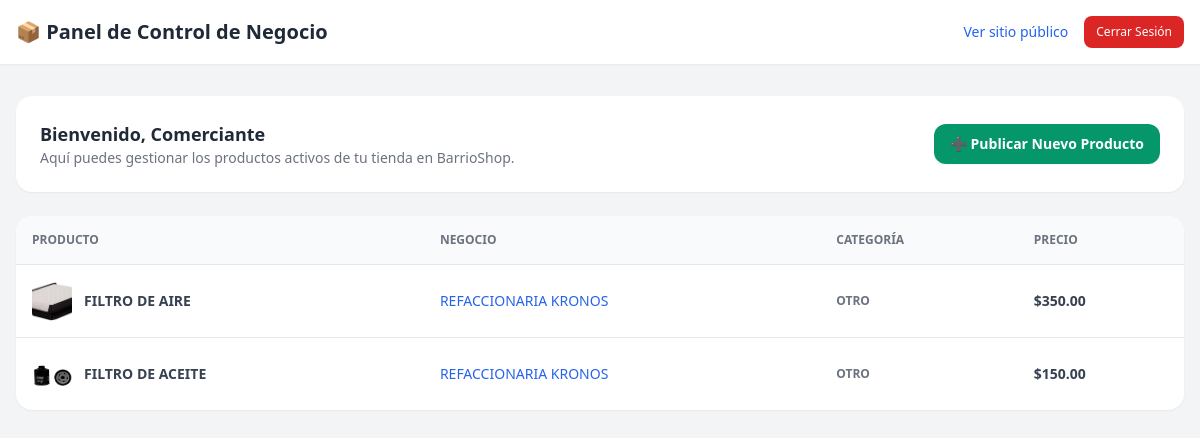
The page /dashboard/ (signed in) on the database its author committed.
### marketplace/models.py (models this page shows, shortened)
class Product(models.Model):
    CATEGORY_CHOICES = [
        ('abarrotes', 'Abarrotes'),
        ('refacciones', 'Refacciones y Autos'),
        ('comida', 'Comida y Antojitos'),
        ('servicios', 'Servicios y Oficios'),
        ('otro', 'Otro'),
    ]
    business = models.ForeignKey(Business, on_delete=models.CASCADE)
    name = models.CharField(max_length=100)
    description = models.TextField()
    price = models.DecimalField(max_digits=10, decimal_places=2)
    is_promo = models.BooleanField(default=False)
    promo_price = models.DecimalField(max_digits=10, decimal_places=2, null=True, blank=True)
    image = models.ImageField(upload_to='products/', null=True, blank=True)
    category = models.CharField(max_length=50, choices=CATEGORY_CHOICES, default='otro')

class Business(models.Model):
    name = models.CharField(max_length=100)
    description = models.TextField()
    whatsapp = models.CharField(max_length=20)
    address = models.CharField(max_length=255)
    latitude = models.FloatField()
    longitude = models.FloatField()

### marketplace/views.py (the view)
# urls.py: path('dashboard/', business_dashboard_view, name='business_dashboard'),
@login_required(login_url='business_login')
def business_dashboard_view(request):
    products = Product.objects.all()
    return render(request, 'marketplace/dashboard.html', {'products': products})

### marketplace/templates/marketplace/dashboard.html (shortened to what this page needs)
<!DOCTYPE html>
<html lang="es">
<head>
    <script src="https://cdn.tailwindcss.com"></script>
</head>
<body class="bg-gray-100 min-h-screen">
    <header class="bg-white shadow-sm">
        <div class="max-w-7xl mx-auto px-4 py-4 flex justify-between items-center">
            <h1 class="text-xl font-bold text-gray-800">📦 Panel de Control de Negocio</h1>
            <div class="flex items-center gap-4">
                <a href="{% url 'home' %}" class="text-sm text-blue-600 hover:underline">Ver sitio público</a>
                <a href="{% url 'business_logout' %}" class="text-xs bg-red-600 text-white px-3 py-2 rounded-lg font-medium hover:bg-red-700 transition">Cerrar Sesión</a>
            </div>
        </div>
    </header>
    <main class="max-w-7xl mx-auto px-4 py-8">
        <div class="bg-white p-6 rounded-2xl shadow-sm mb-6 flex justify-between items-center">
            <div>
                <h2 class="text-lg font-bold text-gray-800">Bienvenido, Comerciante</h2>
                <p class="text-sm text-gray-500">Aquí puedes gestionar los productos activos de tu tienda en BarrioShop.</p>
            </div>
            <a href="{% url 'add_product' %}" class="bg-emerald-600 hover:bg-emerald-700 text-white text-sm font-semibold px-4 py-2.5 rounded-xl transition shadow-sm">
                ➕ Publicar Nuevo Producto
            </a>
        </div>
        <div class="bg-white rounded-2xl shadow-sm overflow-hidden">
            <table class="w-full text-left border-collapse">
                <thead>
                    <tr class="bg-gray-50 border-b text-xs font-bold text-gray-500 uppercase">
                        <th class="p-4">Producto</th>
                        <th class="p-4">Negocio</th>
                        <th class="p-4">Categoría</th>
                        <th class="p-4">Precio</th>
                    </tr>
                </thead>
                <tbody class="divide-y text-sm text-gray-700">
                    {% for product in products %}
                    <tr>
                        <td class="p-4 font-semibold flex items-center gap-3">
                            {% if product.image %}
                                <img src="{{ product.image.url }}" class="w-10 h-10 object-cover rounded-lg">
                            {% endif %}
                            {{ product.name }}
                        </td>
                        <td class="p-4 text-blue-600">{{ product.business.name }}</td>
                        <td class="p-4 uppercase text-xs font-bold text-gray-500">{{ product.category }}</td>
                        <td class="p-4 font-extrabold">${{ product.price }}</td>
                    </tr>
                    {% empty %}
                    <tr>
                        <td colspan="4" class="p-8 text-center text-gray-400">No tienes productos registrados todavía.</td>
                    </tr>
                    {% endfor %}
                </tbody>
            </table>
        </div>
    </main>
</body>
</html>

### rows shown on the page
Product: image (picture), name "FILTRO DE AIRE", business.name "REFACCIONARIA KRONOS", category "OTRO", price "350.00"
Product: image (picture), name "FILTRO DE ACEITE", business.name "REFACCIONARIA KRONOS", category "OTRO", price "150.00"
